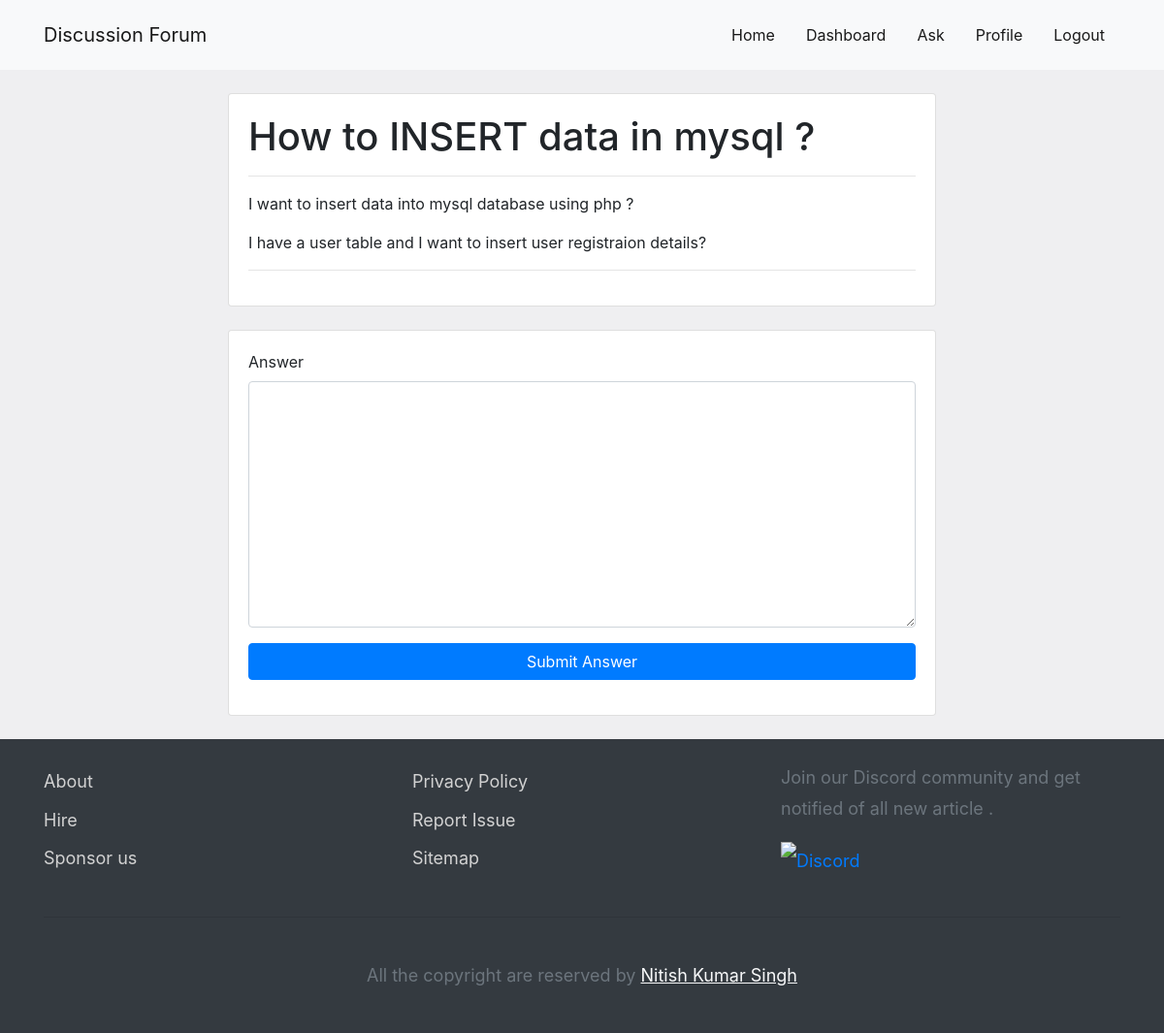
The page /discussion/12 (signed in) on the database its author committed.
### tables this page shows
CREATE TABLE `question` (
  `id` int(11) NOT NULL,
  `title` varchar(128) NOT NULL,
  `topic` varchar(32) NOT NULL,
  `question` varchar(2048) NOT NULL,
  `timestamp` timestamp NOT NULL DEFAULT current_timestamp()
);

### discussion.php (the view, shortened to what this page needs)
<?php
    $id = $_GET['q'];
    include './utils/env.php';
    $con = new mysqli($SERVER,$USERNAME,$PASSWORD,$DATABASE);
    $query = "SELECT * from`question` where id = $id";
    $result = $con->query($query);
    $row = $result->fetch_assoc();
?>
<!DOCTYPE html>
<html lang="en">
<head>
   <?php require('./partials/head.php') ?>
   <link rel="stylesheet" href="https://cdn.jsdelivr.net/simplemde/latest/simplemde.min.css">
</head>
<body>
    <?php require('./partials/navigation.php') ?>
    <div class="container my-4"  style="min-height:70vh">
        <div class="row">
            <div class="col-md-8 offset-md-2">
                <div class="card mb-4">
                    <div class="card-body">
                        <h1>
                        <?= $row['title'] ?>
                        </h1>
                        <hr>
                        <?= $row['question'] ?>
                        <hr>
                    </div>
                </div>
                <div class="card">
                    <div class="card-body">
                        <div class="form-group">
                            <label for="answer">Answer</label>
                            <textarea class="form-control" name="answer" id="answer" cols="30" rows="10"></textarea>
                        </div>
                        <div class="form-group">
                            <input type="submit" value="Submit Answer" class="btn btn-primary btn-block">
                        </div>
                    </div>
                </div>
            </div>
        </div>
    </div>
    <?php require('./partials/footer.php') ?>
</body>
</html>

### partials/head.php (style rules this page uses)
body { background: #efeff1; }

### rows shown on the page
question: title "How to INSERT data in mysql ?", question "I want to insert data into mysql database using php ? I have a user table and I want to insert user registraion details?"

### other values the page prints
$nav_link['name'] "Home"
$nav_link['name'] "Dashboard"
$nav_link['name'] "Ask"
$nav_link['name'] "Profile"
$nav_link['name'] "Logout"
